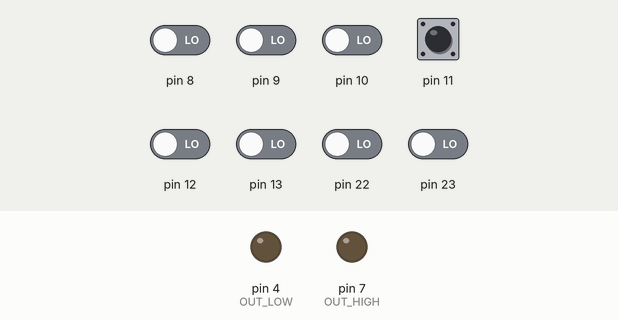
Recording of a sketch running on a simulated Arduino Uno, built with avr-gcc and run on an emulated ATmega328P. Parts: output pins drawn as LEDs (lit = HIGH). Dashed ring = blinking. Inputs (shaded band) come from the test bench; at power-on: pin 8–13, pin 22, pin 23 LOW.

Above: at 1.2 s.
1.3 s: pin 11 pulsed HIGH 5 times (0.12 s each, 0.3 s apart)
At 1.65 s:
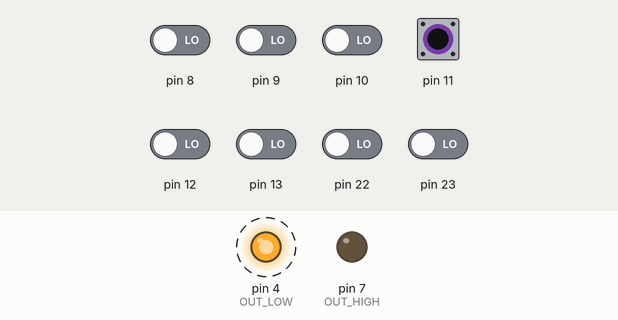
Timing chart, 0 to 4.3 s (numbered marks = the images above; inputs shaded):
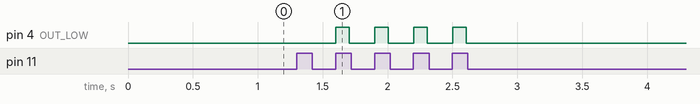

Measured:
- after the input at 1.3 s, pin 4 (OUT_LOW): alternates HIGH for 0.10 s and LOW for 0.20 s, 8 changes in all, then stays LOW, starting after 0.30 s

The sketch:

brake.ino
```cpp
/*
 * Code to receive commands from remote controller and the CART computer,
 * although the latter is CURRENTLY NOT IMPLEMENTED.
 * Signal received is sent to the switch which will flick solenoid on, braking the CART.
 *
 * Uses the "pwmread_rcfailsafe" library instead of pulseIn().
 * pulseIn() might be used in place.
 */

// const int solenoid = 4; // SHOULD be OUT_LOW

/*
// Constants you might change (calibration)
const int DEADZONE = 100;  // Deadzone (in PWM [units?]) for actuation
const int DEAD_VAL = -108; // Inactive value, note that
const int LOW_VAL = -800;  // This should be the same as in the "acceleration" file
const int HIGH_VAL = 1640;
*/

// Constants you might change (calibration)
const int DEADZONE = 300;  // Deadzone (in PWM [units?]) for actuation
const int DEAD_VAL = -116; // Inactive value, note that
const int LOW_VAL = -761;  // This should be the same as in the "acceleration" file
const int HIGH_VAL = 1240;

// Calibration for the button (very simple)
const int BUTTON_LOW_VAL = -977;  // Low, or inactive, value
const int BUTTON_HIGH_VAL = 1643; // High, or pressed, value

// Pins
const int OUT_LOW = 4;        // Output pin to actuate the low-pressure solenoid
const int OUT_HIGH = 7;       // Output pin to actuate the high-pressure solenoid
const int RECEIVER_LOW = 10;  // Button, binary
const int RECEIVER_HIGH = 11; // Trigger, - to + range


// Other variables you shouldn't change
const int REC_F = 25;      // Receiver frame rate [ms]

int speedVal = 0;          // Speed of the motor, [unitless]
int motorSpeed = 0;        // Speed of the motor, [unitless]

unsigned long now;         // Timing variable in order to keep data updated
unsigned long rc_update;   // (same as above)
float RC_button = 0;       // From button
float RC_in;               // From trigger
                           // Raw input. This is length of the pulse, in MS,
                           // BUT it's written in seconds (I think), as float
                           // I think (look at Arduino standard pulseIn() function)

void setup() {
  Serial.begin(9600);

  setup_pwmRead();

  pinMode(OUT_LOW, OUTPUT);
  pinMode(OUT_HIGH, OUTPUT);
}

void loop() {
  // Get signal from receiver
  int triggerVal = readReceiverSignal();

  /*
  // Check if the button is pressed, for hard braking
  if (RC_button > 0) {
    // Button is pressed, so brake hard
    digitalWrite(OUT_HIGH, HIGH);
  } else {
    digitalWrite(OUT_HIGH, LOW);
  }

  // Check if the trigger is pushed up, for soft braking
  // Note that if the button is pressed also, hard brake engages due to the way pneumatics are set up
  if (-triggerVal > DEADZONE) {
    // Brake softly
    digitalWrite(OUT_LOW, HIGH);
  } else {
    digitalWrite(OUT_LOW, LOW);
  }
  */

  // Old, state-machine approach. Figured it might be good because both solenoids can't be opened at the same time
  // However, I don't think there's anything wrong with opening both solenoids at once.
  // Are we braking hard? This is our first check, because we want fast emergency brake
  if (RC_button > 0) { // TODO - do something different? I just compare to 0, since low and high are different sides
                       // I don't even look at the BUTTON_LOW_VAL value lol
    // Button is pressed, so brake hard
    digitalWrite(OUT_LOW, HIGH);
    digitalWrite(OUT_HIGH, HIGH);
  } else if (-triggerVal > DEADZONE) {
    // Brake softly
    digitalWrite(OUT_LOW, HIGH);
    digitalWrite(OUT_HIGH, LOW);
  } else {
    // No brakes
    digitalWrite(OUT_LOW, LOW);
    digitalWrite(OUT_HIGH, LOW);
  }
}


int readReceiverSignal() {
  // I know this function is updating 2 global variables and returns one
  // This is ugly, but functional. I'll fix this later if I get a chance
  // and make it cleaner

  now = millis();
  if (RC_avail() || now - rc_update > REC_F) { // If RC data available, or time to update
    rc_update = now;
    //print_RCpwm(); // For debugging
    RC_button = RC_decode(1) * 1000;
    RC_in = RC_decode(2) * 1000;
  }

  int res = ((int) RC_in) - DEAD_VAL;
  if (abs(res) > DEADZONE) {
    return res;
  } else {
    return 0;
  }
}
```

Source omitted: pwmread_rcfailsafe.ino (23650 bytes)
